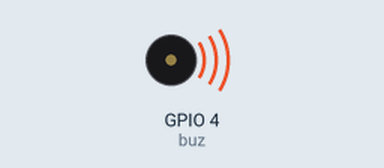
This program was run on a simulated ESP32 board running MicroPython. Shown: buzzer (waves = sounding).

Above: at 0.15 s.
At 1.8 s:
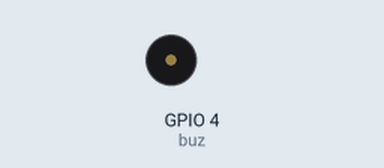
Timing chart, 0 to 3.0 s (numbered marks = the images above):
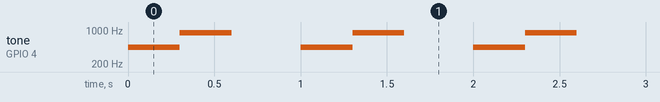

Measured:
- by itself, tone on GPIO 4 (buz): repeats every 1.0 s: 880 Hz 0.30 s, silent 0.40 s, 440 Hz 0.30 s

The program:

main.py
```python
from machine import Pin, PWM
from time import sleep_ms

buz = PWM(Pin(4), freq=2000, duty=512)   # ніжка; стартова частота 2000 Гц; 50% (з 1023)
while True:
    buz.duty(512)
    buz.freq(440)                # нота «ля» — 440 Гц
    sleep_ms(300)
    buz.freq(880)                # на октаву вище
    sleep_ms(300)
    buz.duty(0)                  # тиша (шпаруватість 0)
    sleep_ms(400)
```
